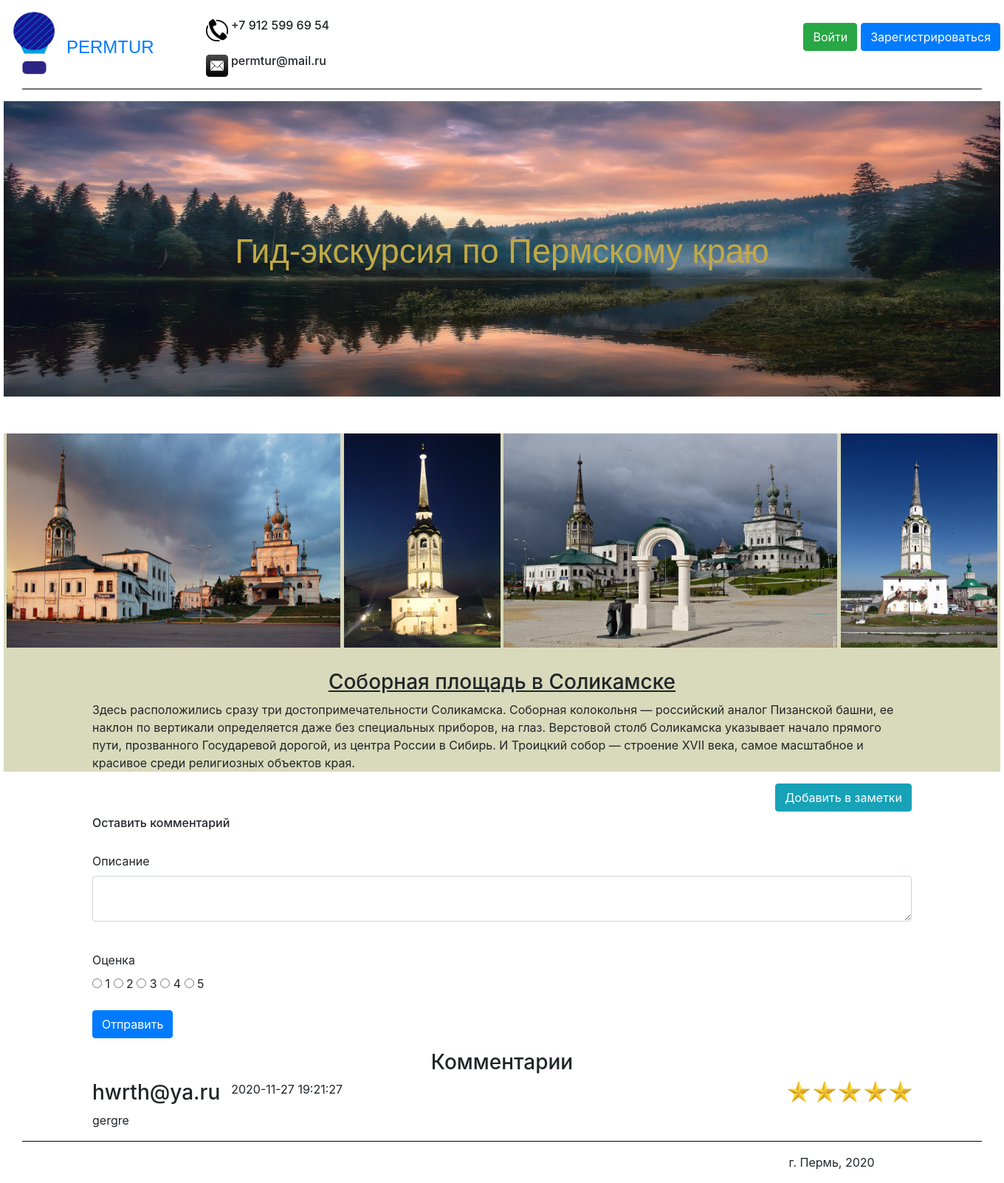
The page /Cathedral_square on the database as committed earlier.
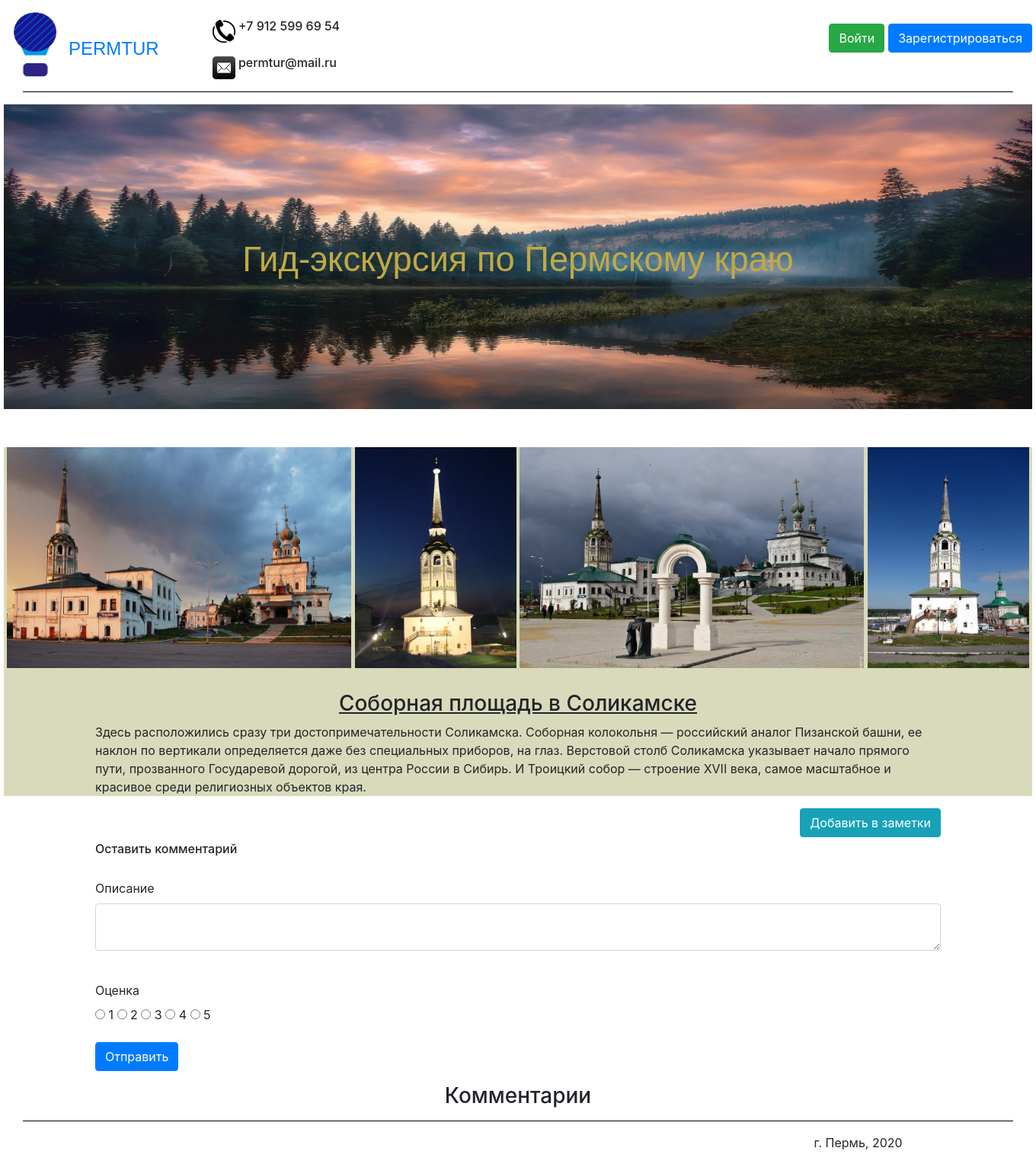
The same page on the database as committed later.
### data/comments.py (models this page shows)
class Comment(SqlAlchemyBase, UserMixin):
    __tablename__ = 'comment'
    id = sqlalchemy.Column(sqlalchemy.Integer,
                           primary_key=True, autoincrement=True)
    description = sqlalchemy.Column(sqlalchemy.String)
    sight = sqlalchemy.Column(sqlalchemy.String)
    nickname = sqlalchemy.Column(sqlalchemy.String)
    email = sqlalchemy.Column(sqlalchemy.String)
    mark = sqlalchemy.Column(sqlalchemy.Integer)
    datetime = sqlalchemy.Column(sqlalchemy.String)

### main.py (the view, shortened to what this page needs)
    @app.route('/<sight>', methods=['GET', 'POST'])
    def sights(sight):
        sights = {"Ancient_volcano": "Древний вулкан",
                  "Basegi_Nature_Reserve": "Заповедник Басеги",
                  "Blue_lakes": "Голубые озёра", "Cathedral_square": "Соборная площадь",
                  "Perm_36": "Пермь-36", "Usva_pillars": "Устьвинские столбы",
                  "Vakutin_stone": "Вакутин камень",
                  "Vishera_nature_reserve": "Вишерский заповедник"}
        sights2 = ["Ancient_volcano", "Basegi_Nature_Reserve", "Blue_lakes", "Cathedral_square",
                  "Perm_36", "Usva_pillars", "Vakutin_stone", "Vishera_nature_reserve"]
        form = CommentForm()
        if sight in sights2:
            return render_template(sight + ".html",
                                   sight=sight, title=sights[sight],
                                   Comment=Comment, session=session, form=form)
        else:
            return render_template("add_post_page.html", Post=Post, form=form,
                                   sight=sight, session=session, Comment=Comment)

### data/comment_form.py
class CommentForm(FlaskForm):
    description = TextAreaField('Описание')
    mark = RadioField('Оценка', choices=[('one_point', '1'), ('two_points', '2'),
                                         ('three_points', '3'), ('four_points', '4'),
                                         ('five_points', '5')], validators=[DataRequired()])
    submit = SubmitField('Отправить')

### templates/Cathedral_square.html
{% extends "header_footer.html" %}
{% block content %}
    <div style="text-align: center; margin-top: 50px;">
        <figure class="sight_caption_redirect">
            <img src="static/images/sights/Соборная площадь.jpg" class="sight1_1redirect">
            <img src="static/images/sights/Соборная площадь2.jpg" class="sight1_2_redirect">
            <img src="static/images/sights/Соборная площадь3.jpg" class="sight1_3_redirect">
            <img src="static/images/sights/Соборная площадь4.jpg" class="sight1_4_redirect">
                <h3 style="margin-top: 30px;"><u>Соборная площадь в Соликамске</u></h3>
                <main role="main" class="container">
                    <p style="text-align: left;">Здесь расположились сразу три достопримечательности Соликамска.
                    Соборная колокольня — российский аналог Пизанской башни, ее наклон
                    по вертикали определяется даже без специальных приборов, на глаз.
                    Верстовой столб Соликамска указывает начало прямого пути,
                    прозванного Государевой дорогой, из центра России в Сибирь. И
                    Троицкий собор — строение XVII века, самое масштабное и красивое
                    среди религиозных объектов края.</p>
                    {% set note_href = "/add_note/" + "Cathedral_square" %}
                    <a style=" float: right;" class="btn btn-info" href="{{ note_href }}">Добавить в заметки</a>
                </main>
        </figure>
    </div>
    {% include "comment.html" %}
{% endblock %}

### templates/header_footer.html (shortened to what this page needs)
<!DOCTYPE html>
<html lang="en">
<head>
    <link rel="stylesheet"
          href="https://stackpath.bootstrapcdn.com/bootstrap/4.4.1/css/bootstrap.min.css"
>
    <link href="/static/css/style.css" rel="stylesheet" type="text/css">
</head>
<body style="width: 1350px; margin: 0 auto;">
    <header style="width: 1350px; margin: 0 auto;">
        {% if current_user.is_authenticated %}
            <div style="margin: 15px 0px 0px 0px; float: right;">
                <a class="cent" style="width: 80px; font-size:30px;">{{ current_user.nickname }}</a>
                <a class="btn btn-danger" href="/logout">Выйти</a>
                <a class="btn btn-info" href="/cabinet">Личный кабинет</a>
            </div>
        {% else %}
            <p>
                <div>
                    <a style="margin: 15px 0px 0px 0px; float: right;" class="btn btn-primary" href="/register">Зарегистрироваться</a>
                    <a style="margin: 15px 5px 0px 0px; float: right;" class="btn btn-success" href="/login">Войти</a>
                </div>
            </p>
        {% endif %}
        <div>
            <div>
                <img style="float: left;" src="/static/images/logo.png" width="85" height="85" alt="Логотип">
                <a style="margin:30px 0px 0px 0px; float: left;" href="/"><font size="5pt" face="Arial">PERMTUR</font></a>
                <h6>
                    <img style="margin:10px 0px 0px 70px;" src="/static/images/telephone.jpg" width="30" height="30" alt="Телефон">
                    +7 912 599 69 54</h6>
                <h6>
                    <img style="margin:10px 0px 0px 70px;" src="/static/images/mail.jpg" width="30" height="30" alt="Почта">
                    permtur@mail.ru
                </h6>
            </div>
            <hr align="center" width="1300" size="5" color="black" />
        </div>
    </header>
    <div class="img_cont">
        <img src="/static/images/main.jpg" alt="main" class="main_image">
        <p>Гид-экскурсия по Пермскому краю</p>
    </div>
    {% block content %}
    {% endblock %}
    <footer style="clear: both;">
        <hr align="center" width="1300" size="5" color="black" />
        <main role="main" class="container">
            <p style="margin-left: 85%;">г. Пермь, 2020</p>
        </main>
    </footer>
</body>
</html>

### templates/comment.html (shortened to what this page needs)
<div>
    <main role="main" class="container">
        <h6 style="margin-bottom: 30px; margin-top: 60px;">Оставить комментарий</h6>
        <form action="" method="post">
            <p>
                {{ form.description.label }}<br>
                {{ form.description(class="form-control", type="description") }}<br>
            </p>
            <p>
                 {{ form.mark.label }}<br>
                 {% for mark in form.mark %}
                     {{ mark }}
                     {{ mark.label }}
                 {% endfor %}
             </p>
            <p>{{ form.submit(type="submit", class="btn btn-primary") }}</p>
        </form>
        <h3 style="text-align: center;">Комментарии</h3>
        {% set comment = session.query(Comment) %}
        {% for i in range(session.query(Comment).count()) %}
            {% if comment[i].sight == sight %}
                <div>
                    <h3 style="float: left;">{{ comment[i].nickname }} &#160;</h3>
                    <p style="float: left;">{{ comment[i].datetime }}</p>
                    {% set points = {"one_point": 1, "two_points": 2, "three_points": 3,
                        "four_points":4, "five_points": 5} %}
                        <div style="float: right;">
                        {% for i in range(points[comment[i].mark]) %}
                            <img style="width: 30px; height: 30px;" src="/static/images/star.jpg">
                        {% endfor %}
                        </div>
                    <p style="clear: both;">{{ comment[i].description }}</p>
                </div>
            {% endif %}
        {% endfor %}
    </main>
</div>

### static/css/style.css (style rules this page uses)
.main_image { width: 1350px; height: 400px; display: block; margin: 0 auto; }
.img_cont { font-family: Arial; color: #C1A944; font-size: 34pt; vertical-align:middle; text-align:center; width: 1350px; height: 400px; position: relative; display: block; margin: 0 auto; padding-top:170px; }
.img_cont img { position:absolute; z-index:-1; left:0; top:0; }
.sight1_1redirect { width: 452px; height: 290px; }
.sight1_2_redirect { width: 212px; height: 290px; }
.sight1_3_redirect { width: 452px; height: 290px; }
.sight1_4_redirect { width: 212px; height: 290px; }
.sight_caption_redirect { background: #d9dabb; display: block; margin: 0 0px 0px 0; text-align: center; }

Rows that differ between the two databases and show on the page:
removed Comment: nickname "hwrth@ya.ru", datetime "2020-11-27 19:21:27", sight "Cathedral_square" (drawn), description "gergre"
